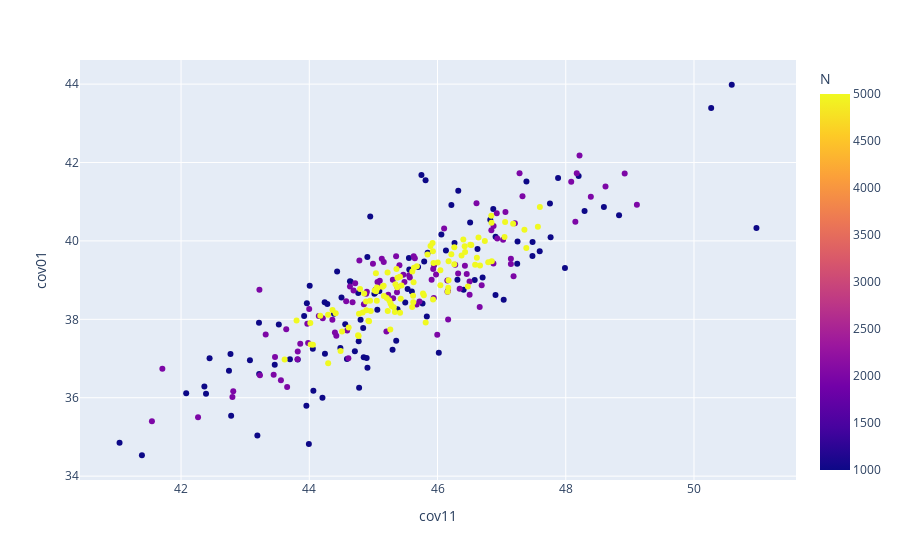

The cell this chart's notebook holds for it:
### Code cell
px.scatter( cov_samples_diag, x='cov11', y='cov01', color='N')

### Figure 1 — Plotly figure (JSON) as saved in the notebook; plotly's stock layout.template omitted (floating-point values rounded to 4 significant figures; data arrays with more than 128 entries replaced by an {"elided": "..."} marker saying what was removed)
{"data": [{"hovertemplate": "cov11=%{x}<br>cov01=%{y}<br>N=%{marker.color}<extra></extra>", "legendgroup": "", "marker": {"color": {"elided": "300 int values"}, "coloraxis": "coloraxis", "symbol": "circle"}, "mode": "markers", "name": "", "orientation": "v", "showlegend": false, "type": "scatter", "x": {"elided": "300 float values"}, "xaxis": "x", "y": {"elided": "300 float values"}, "yaxis": "y"}], "layout": {"autosize": true, "coloraxis": {"colorbar": {"title": {"text": "N"}}, "colorscale": [[0, "#0d0887"], [0.1111, "#46039f"], [0.2222, "#7201a8"], [0.3333, "#9c179e"], [0.4444, "#bd3786"], [0.5556, "#d8576b"], [0.6667, "#ed7953"], [0.7778, "#fb9f3a"], [0.8889, "#fdca26"], [1, "#f0f921"]]}, "legend": {"tracegroupgap": 0}, "margin": {"t": 60}, "xaxis": {"anchor": "y", "autorange": true, "domain": [0, 1], "range": [40.42, 51.6], "title": {"text": "cov11"}, "type": "linear"}, "yaxis": {"anchor": "x", "autorange": true, "domain": [0, 1], "range": [33.8, 44.72], "title": {"text": "cov01"}, "type": "linear"}}}
